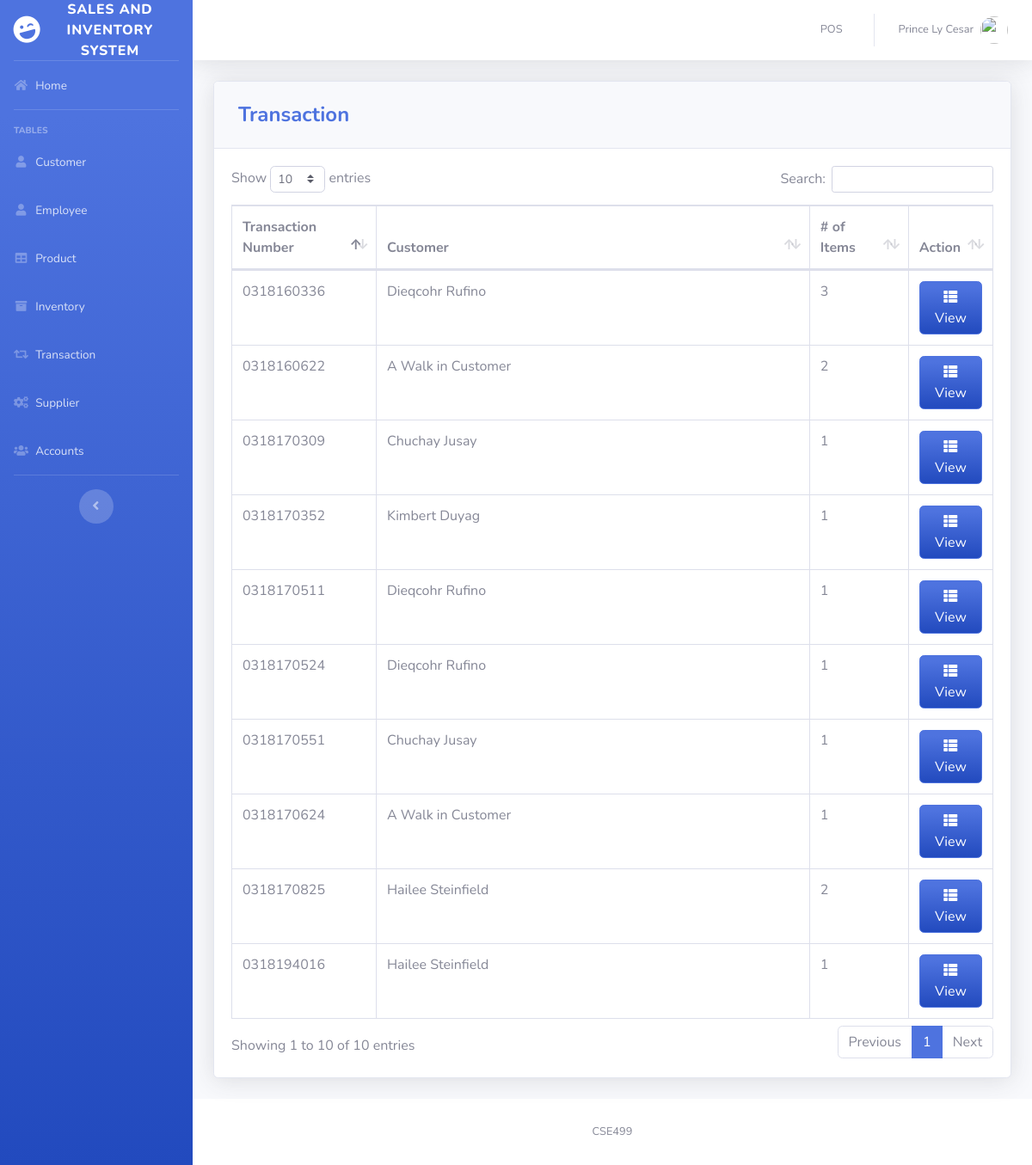
Before: /pages/transaction.php (signed in) with the older database file.
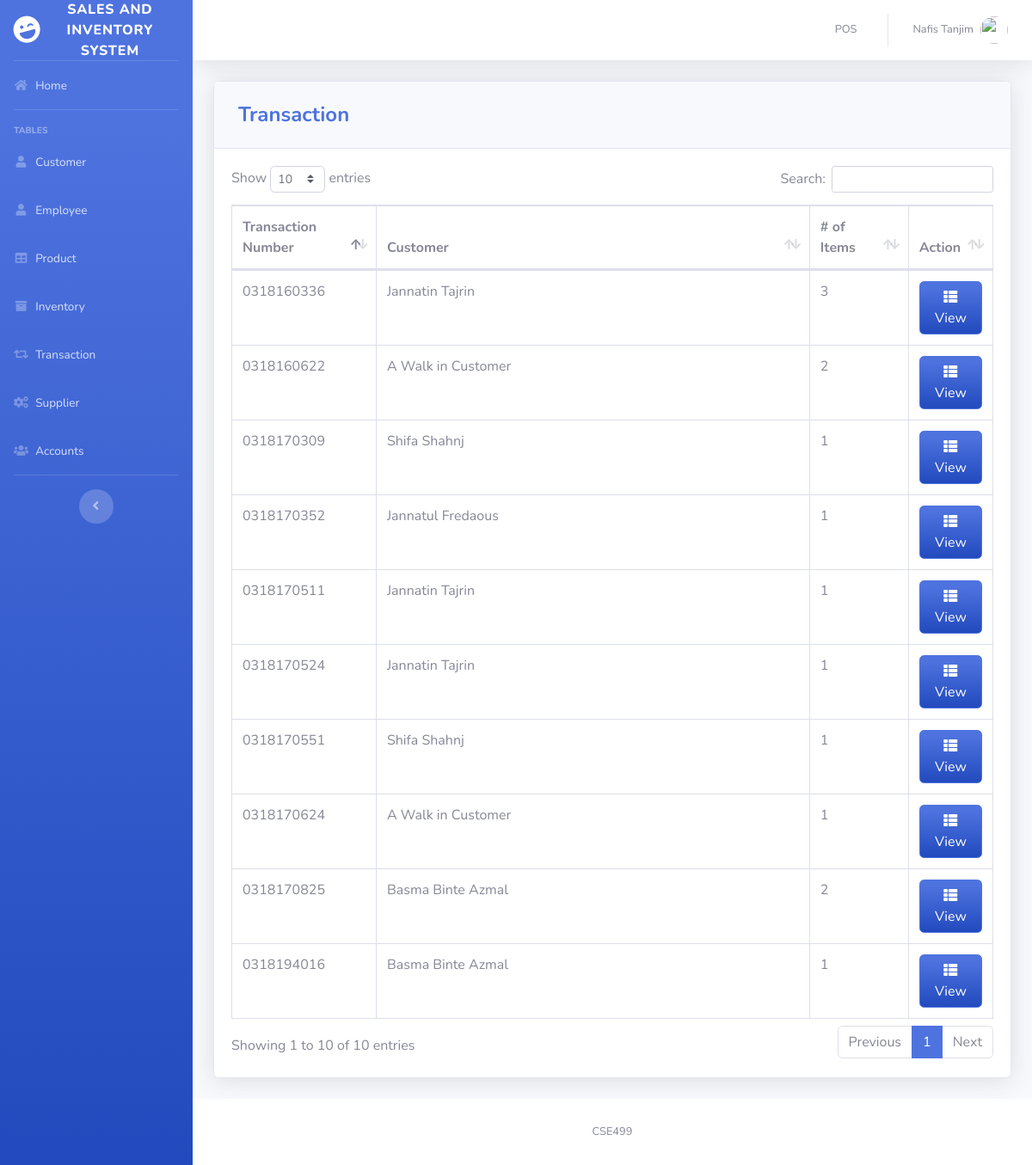
After: the same page with the newer database file.
### tables this page shows
CREATE TABLE `transaction` (
  `TRANS_ID` int(50) NOT NULL,
  `CUST_ID` int(11) DEFAULT NULL,
  `NUMOFITEMS` varchar(250) NOT NULL,
  `SUBTOTAL` varchar(50) NOT NULL,
  `LESSVAT` varchar(50) NOT NULL,
  `NETVAT` varchar(50) NOT NULL,
  `ADDVAT` varchar(50) NOT NULL,
  `GRANDTOTAL` varchar(250) NOT NULL,
  `CASH` varchar(250) NOT NULL,
  `DATE` varchar(50) NOT NULL,
  `TRANS_D_ID` varchar(250) NOT NULL
);

CREATE TABLE `customer` (
  `CUST_ID` int(11) NOT NULL,
  `FIRST_NAME` varchar(50) DEFAULT NULL,
  `LAST_NAME` varchar(50) DEFAULT NULL,
  `PHONE_NUMBER` varchar(11) DEFAULT NULL
);

### pages/transaction.php (the view, shortened to what this page needs)
<?php
include'../includes/connection.php';
include'../includes/sidebar.php';
?>
            <div class="card shadow mb-4">
            <div class="card-header py-3">
              <h4 class="m-2 font-weight-bold text-primary">Transaction</h4>
            </div>
            <div class="card-body">
              <div class="table-responsive">
                <table class="table table-bordered" id="dataTable" width="100%" cellspacing="0">
               <thead>
                   <tr>
                     <th width="19%">Transaction Number</th>
                     <th>Customer</th>
                     <th width="13%"># of Items</th>
                     <th width="11%">Action</th>
                   </tr>
               </thead>
          <tbody>
<?php
    $query = 'SELECT *, FIRST_NAME, LAST_NAME
              FROM transaction T
              JOIN customer C ON T.`CUST_ID`=C.`CUST_ID`
              ORDER BY TRANS_D_ID ASC';
        $result = mysqli_query($db, $query) or die (mysqli_error($db));
            while ($row = mysqli_fetch_assoc($result)) {
                echo '<tr>';
                echo '<td>'. $row['TRANS_D_ID'].'</td>';
                echo '<td>'. $row['FIRST_NAME'].' '. $row['LAST_NAME'].'</td>';
                echo '<td>'. $row['NUMOFITEMS'].'</td>';
                      echo '<td align="right">
                              <a type="button" class="btn btn-primary bg-gradient-primary" href="trans_view.php?action=edit & id='.$row['TRANS_ID'] . '"><i class="fas fa-fw fa-th-list"></i> View</a>
                          </div> </td>';
                echo '</tr> ';
                        }
?>
<?php
include'../includes/footer.php';
?>

### includes/sidebar.php (shortened to what this page needs)
<!DOCTYPE html>
<html lang="en">
<head>
  <link href="../vendor/fontawesome-free/css/all.min.css" rel="stylesheet" type="text/css">
  <link href="../css/sb-admin-2.min.css" rel="stylesheet">
  <link href="../vendor/datatables/dataTables.bootstrap4.min.css" rel="stylesheet">
</head>
<body id="page-top">
  <div id="wrapper">
    <ul class="navbar-nav bg-gradient-primary sidebar sidebar-dark accordion" id="accordionSidebar">
      <a class="sidebar-brand d-flex align-items-center justify-content-center" href="index.php">
        <div class="sidebar-brand-icon rotate-n-15">
          <i class="fas fa-laugh-wink"></i>
        </div>
        <div class="sidebar-brand-text mx-3">Sales and Inventory System</div>
      </a>
      <hr class="sidebar-divider my-0">
      <li class="nav-item">
        <a class="nav-link" href="index.php">
          <i class="fas fa-fw fa-home"></i>
          <span>Home</span></a>
      </li>
      <hr class="sidebar-divider">
      <div class="sidebar-heading">
        Tables
      </div>
      <li class="nav-item">
        <a class="nav-link" href="customer.php">
          <i class="fas fa-fw fa-user"></i>
          <span>Customer</span></a>
      </li>
      <li class="nav-item">
        <a class="nav-link" href="employee.php">
          <i class="fas fa-fw fa-user"></i>
          <span>Employee</span></a>
      </li>
      <li class="nav-item">
        <a class="nav-link" href="product.php">
          <i class="fas fa-fw fa-table"></i>
          <span>Product</span></a>
      </li>
      <li class="nav-item">
        <a class="nav-link" href="inventory.php">
          <i class="fas fa-fw fa-archive"></i>
          <span>Inventory</span></a>
      </li>
      <li class="nav-item">
        <a class="nav-link" href="transaction.php">
          <i class="fas fa-fw fa-retweet"></i>
          <span>Transaction</span></a>
      </li>
      <li class="nav-item">
        <a class="nav-link" href="supplier.php">
          <i class="fas fa-fw fa-cogs"></i>
          <span>Supplier</span></a>
      </li>
      <li class="nav-item">
        <a class="nav-link" href="user.php">
          <i class="fas fa-fw fa-users"></i>
          <span>Accounts</span></a>
      </li>
      <hr class="sidebar-divider d-none d-md-block">
      <div class="text-center d-none d-md-inline">
        <button class="rounded-circle border-0" id="sidebarToggle"></button>
      </div>
    </ul>
    <?php include_once 'topbar.php'; ?>

### includes/topbar.php (shortened to what this page needs)
<div id="content-wrapper" class="d-flex flex-column">
  <div id="content">
    <nav class="navbar navbar-expand navbar-light bg-white topbar mb-4 static-top shadow">
      <ul class="navbar-nav ml-auto">
        <li class="nav-item dropdown no-arrow">
          <a class="nav-link" href="pos.php" role="button">
            <span class="mr-2 d-none d-lg-inline text-gray-600 small">POS</span>
          </a>
        </li>
        <li class="nav-item dropdown no-arrow">
          <a class="nav-link dropdown-toggle" href="#" id="userDropdown" role="button" data-toggle="dropdown" aria-haspopup="true" aria-expanded="false">
            <span class="mr-2 d-none d-lg-inline text-gray-600 small"><?php echo  $_SESSION['FIRST_NAME']. ' '.$_SESSION['LAST_NAME'] ;?></span>
            <img class="img-profile rounded-circle"
            <?php
              if($_SESSION['GENDER']=='Male'){
                echo 'src="https://encrypted-tbn0.gstatic.com/images?q=tbn:ANd9GcTS0rikanm-OEchWDtCAWQ_s1hQq1nOlQUeJr242AdtgqcdEgm0Dg"';
              }else{
                echo 'src="https://encrypted-tbn0.gstatic.com/images?q=tbn:ANd9GcSNngF0RFPjyGl4ybo78-XYxxeap88Nvsyj1_txm6L4eheH8ZBu"';
              }
            ?>>
          </a>
        </li>
      </ul>
    </nav>
    <div class="container-fluid">

### includes/footer.php (shortened to what this page needs)
      <footer class="sticky-footer bg-white">
        <div class="container my-auto">
          <div class="copyright text-center my-auto">
              <span>CSE499</span>
          </div>
        </div>
      </footer>
</body>
</html>

Changed rows visible on the page:
changed through a linked row, transaction (number 1 of 10 on the later page): CUST_ID.FIRST_NAME "Dieqcohr" → "Jannatin"; CUST_ID.LAST_NAME "Rufino" → "Tajrin"
changed through a linked row, transaction (number 3 of 10 on the later page): CUST_ID.FIRST_NAME "Chuchay" → "Shifa"; CUST_ID.LAST_NAME "Jusay" → "Shahnj"
changed through a linked row, transaction: CUST_ID.FIRST_NAME "Kimbert" → "Jannatul"; CUST_ID.LAST_NAME "Duyag" → "Fredaous"
changed through a linked row, transaction (number 5 of 10 on the later page): CUST_ID.FIRST_NAME "Dieqcohr" → "Jannatin"; CUST_ID.LAST_NAME "Rufino" → "Tajrin"
changed through a linked row, transaction (number 6 of 10 on the later page): CUST_ID.FIRST_NAME "Dieqcohr" → "Jannatin"; CUST_ID.LAST_NAME "Rufino" → "Tajrin"
changed through a linked row, transaction (number 7 of 10 on the later page): CUST_ID.FIRST_NAME "Chuchay" → "Shifa"; CUST_ID.LAST_NAME "Jusay" → "Shahnj"
changed through a linked row, transaction (number 9 of 10 on the later page): CUST_ID.FIRST_NAME "Hailee" → "Basma"; CUST_ID.LAST_NAME "Steinfield" → "Binte Azmal"
changed through a linked row, transaction (number 10 of 10 on the later page): CUST_ID.FIRST_NAME "Hailee" → "Basma"; CUST_ID.LAST_NAME "Steinfield" → "Binte Azmal"
Other visible differences:
$_SESSION['FIRST_NAME']: "Prince Ly" → "Nafis"
$_SESSION['LAST_NAME']: "Cesar" → "Tanjim"
